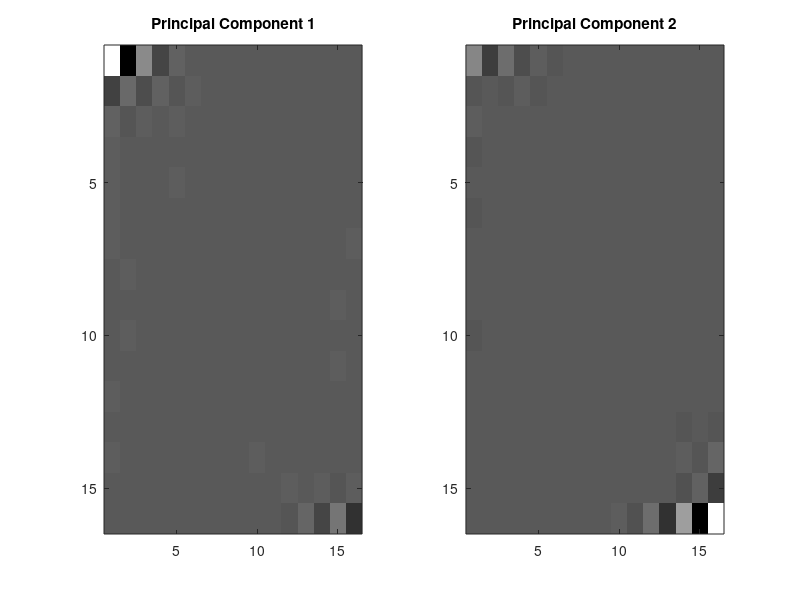
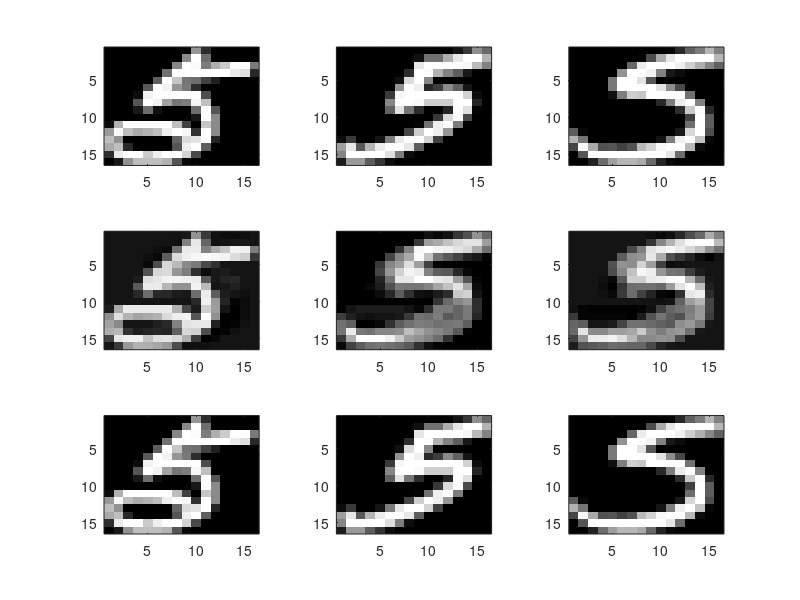

The MATLAB source for these figures, in order:
%%	Exercise 5 - PCA on USPS data


%%	Initialize
clear all;  close all;  clc;


%%	Part (a)
load('usps_train_complete.mat');

% X = double(train_data);
% n = size(X, 1);
% X_centered = X - repmat(mean(X), [n 1]);
% Covariance = X_centered'*X_centered;
% [V D] = eig(Covariance);
coeff = pca(train_data);

pca_v1 = reshape(coeff(:,end),   [16 16]);
pca_v2 = reshape(coeff(:,end-1), [16 16]);

figure(1); 
subplot(1,2,1);  imagesc(pca_v1);  title('Principal Component 1');  colormap(gray);
subplot(1,2,2);  imagesc(pca_v2);  title('Principal Component 2');  colormap(gray);


%%	Part (b)
digit5_labels = find(train_label == 5);
random_array = randperm(length(digit5_labels));
selected_labels = digit5_labels(random_array(1:3));
X = train_data(selected_labels,:);

n = size(X,1);
X_centered = X - repmat(mean(X),n,1);
Covariance = X_centered'*X_centered;
[coeff, ~] = eig(Covariance);

pca_v1 = coeff(:,end);
pca_v2 = coeff(:,end-1);

projection_1 = (pca_v1 * pca_v1') * X_centered' + repmat(mean(X)', [1 3]);
projection_2 = [pca_v1 pca_v2] * [pca_v1 pca_v2]' * X_centered' + repmat(mean(X)', [1 3]);

figure(2);
for i = 1 : 3
    subplot(3, 3, i);
    imagesc(reshape(X(i,:), [16 16]));
    subplot(3, 3, 3 + i);
    imagesc(reshape(projection_1(:,i), [16 16]));
    subplot(3, 3, 6 + i);
    imagesc(reshape(projection_2(:,i), [16 16]));
end
colormap(gray);
